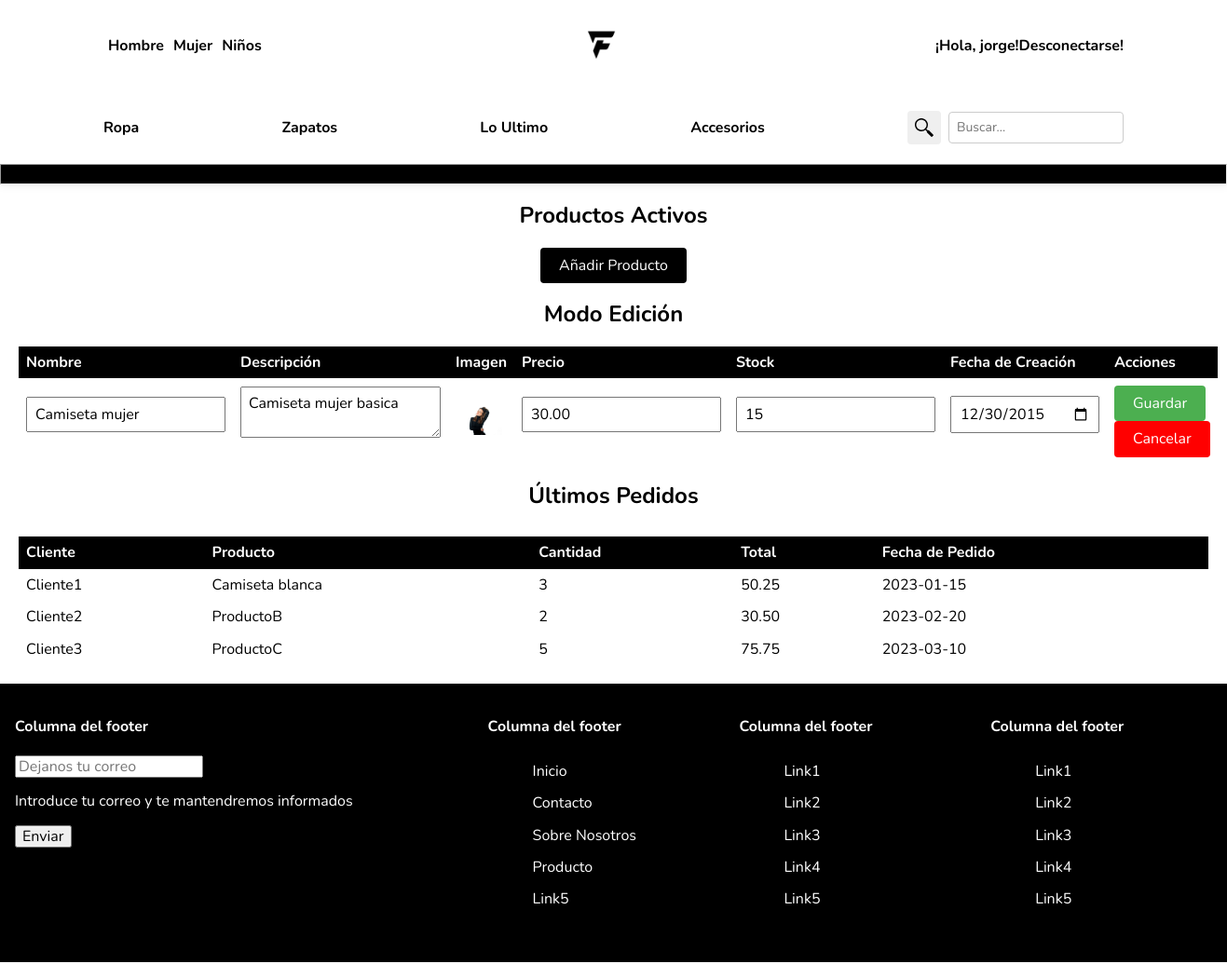
Page /perfil.php?modo=editar&id=18 (signed in) on the committed database.
### tables this page shows
CREATE TABLE `productos` (
  `id` int(11) NOT NULL,
  `nombre` varchar(255) NOT NULL,
  `descripcion` text DEFAULT NULL,
  `imagen` varchar(255) DEFAULT NULL,
  `precio` decimal(10,2) NOT NULL,
  `stock` int(11) NOT NULL,
  `fecha_creacion` date NOT NULL DEFAULT current_timestamp()
);

CREATE TABLE `pedidos` (
  `id` int(11) NOT NULL,
  `cliente` varchar(255) NOT NULL,
  `producto` varchar(255) NOT NULL,
  `cantidad` int(11) NOT NULL,
  `total` decimal(10,2) NOT NULL,
  `fecha_pedido` date NOT NULL
);

### backend/pedidos.php (the view, shortened to what this page needs)
<?php
$db_nombre = "finiguers";
$db_host = "localhost";
$db_user = "root";
$db_pass = "";
$conexion = mysqli_connect($db_host, $db_user, $db_pass);
mysqli_select_db($conexion, $db_nombre);
mysqli_set_charset($conexion, "utf8");
$consulta = "SELECT * FROM pedidos";
$res = mysqli_query($conexion, $consulta);
if ($res) {
    echo "<table>
            <thead>
                <tr>
                    <th>Cliente</th>
                    <th>Producto</th>
                    <th>Cantidad</th>
                    <th>Total</th>
                    <th>Fecha de Pedido</th>
                </tr>
            </thead>
            <tbody>";
    while ($fila = mysqli_fetch_assoc($res)) {
        echo "<tr>
                <td>{$fila['cliente']}</td>
                <td>{$fila['producto']}</td>
                <td>{$fila['cantidad']}</td>
                <td>{$fila['total']}</td>
                <td>{$fila['fecha_pedido']}</td>
            </tr>";
    }
    echo "</tbody></table>";
} else {
    echo "No se encontraron pedidos";
}
?>

### backend/productos.php (shortened to what this page needs)
<?php
$db_nombre = "finiguers";
$db_host = "localhost";
$db_user = "root";
$db_pass = "";
$conexion = mysqli_connect($db_host, $db_user, $db_pass);
mysqli_select_db($conexion, $db_nombre);
mysqli_set_charset($conexion, "utf8");
$consulta = "SELECT * FROM productos";
$res = mysqli_query($conexion, $consulta);
if ($res) {
    if (isset($_GET['modo']) == 'editar') {
        $id_producto_editar = $_GET['id'];
        $consulta_producto_editar = "SELECT * FROM productos WHERE id = $id_producto_editar";
        $res_producto_editar = mysqli_query($conexion, $consulta_producto_editar);
        if ($fila_editar = mysqli_fetch_assoc($res_producto_editar)) {
            echo "<form action='backend/actualizar_producto.php' method='post' class='editar-articulo'>
                    <h2>Modo Edición</h2>
                    <table>
                        <tr>
                            <th>Nombre</th>
                            <th>Descripción</th>
                            <th>Imagen</th>
                            <th>Precio</th>
                            <th>Stock</th>
                            <th>Fecha de Creación</th>
                            <th>Acciones</th>
                        </tr>
                        <tr>
                            <td><input type='text' name='nombre' value='{$fila_editar['nombre']}'></td>
                            <td><textarea name='descripcion'>{$fila_editar['descripcion']}</textarea></td>
                            <td><img src='{$fila_editar['imagen']}' alt='Imagen del producto'></td>
                            <td><input type='number' name='precio' value='{$fila_editar['precio']}'></td>
                            <td><input type='number' name='stock' value='{$fila_editar['stock']}'></td>
                            <td><input type='date' name='fecha_creacion' value='{$fila_editar['fecha_creacion']}'></td>
                            <td>
                                <input type='hidden' name='id' value='{$fila_editar['id']}'>
                                <button type='submit'>Guardar</button>
                                <button type='submit' class='cancelar'><a href='perfil.php' class='botonCancelar'>Cancelar</a></button>
                            </td>
                        </tr>
                    </table>
                </form>";
        }
    }
} else {
    echo "No se encontraron productos";
}
?>

### static/css/style.css (style rules this page uses)
h2 { display: flex; justify-content: center; }
table, form.editar-articulo, form.añadir-articulo { width: 100%; border-collapse: collapse; margin-top: 10px; }
table th, table td, form.editar-articulo th, form.editar-articulo td, form.añadir-articulo th, form.añadir-articulo td { padding: 8px; text-align: left; }
table th, form.editar-articulo th, form.añadir-articulo th { background-color: black; color: white; }
table input, table textarea, form.editar-articulo input, form.editar-articulo textarea, form.añadir-articulo input, form.añadir-articulo textarea { padding: 8px; margin-bottom: 15px; box-sizing: border-box; }
table img, form.editar-articulo img, form.añadir-articulo img { max-width: 50px; max-height: 50px; }
table button, form.editar-articulo button, form.añadir-articulo button { background-color: #4CAF50; color: white; padding: 10px 20px; border: none; border-radius: 4px; }
table button.cancelar, form.editar-articulo button.cancelar, form.añadir-articulo button.cancelar { background-color: red; color: white; padding: 10px 20px; border: none; border-radius: 4px; }
table button.cancelar a, form.editar-articulo button.cancelar a, form.añadir-articulo button.cancelar a { color: white; text-decoration: none; }
* { font-family: "Nunito", sans-serif; }

### rows in the picture
productos: nombre "Camiseta mujer", descripcion "Camiseta mujer basica", imagen (picture), precio "30.00", stock "15", fecha_creacion "12/30/2015"
pedidos: cliente "Cliente1", producto "Camiseta blanca", cantidad "3", total "50.25", fecha_pedido "2023-01-15"
pedidos: cliente "Cliente2", producto "ProductoB", cantidad "2", total "30.50", fecha_pedido "2023-02-20"
pedidos: cliente "Cliente3", producto "ProductoC", cantidad "5", total "75.75", fecha_pedido "2023-03-10"

### other values in the picture
$nombre_usuario "jorge"
